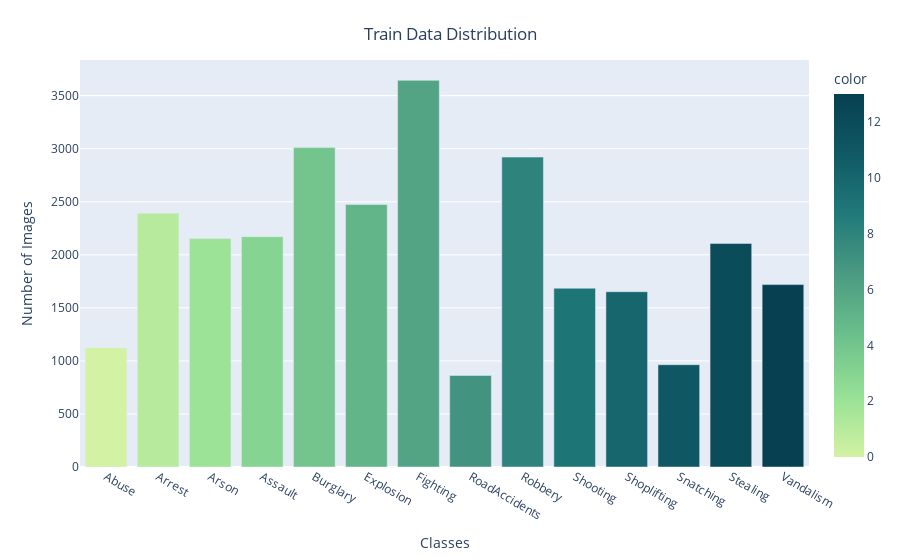

Notebook cell for this chart:
### Code cell
fig = px.bar(x = CLASS_LABELS,
             y = [list(train_generator.classes).count(i) for i in np.unique(train_generator.classes)] , 
             color = np.unique(train_generator.classes) ,
             color_continuous_scale="Emrld") 
fig.update_xaxes(title="Classes")
fig.update_yaxes(title = "Number of Images")
fig.update_layout(showlegend = True,
    title = {
        'text': 'Train Data Distribution ',
        'y':0.95,
        'x':0.5,
        'xanchor': 'center',
        'yanchor': 'top'})
fig.show()

### Figure 1 — Plotly figure (JSON) as saved in the notebook; plotly's stock layout.template omitted (floating-point values rounded to 4 significant figures)
{"data": [{"alignmentgroup": "True", "hovertemplate": "x=%{x}<br>y=%{y}<br>color=%{marker.color}<extra></extra>", "legendgroup": "", "marker": {"color": [0, 1, 2, 3, 4, 5, 6, 7, 8, 9, 10, 11, 12, 13], "coloraxis": "coloraxis", "pattern": {"shape": ""}}, "name": "", "offsetgroup": "", "orientation": "v", "showlegend": false, "textposition": "auto", "type": "bar", "x": ["Abuse", "Arrest", "Arson", "Assault", "Burglary", "Explosion", "Fighting", "RoadAccidents", "Robbery", "Shooting", "Shoplifting", "Snatching", "Stealing", "Vandalism"], "xaxis": "x", "y": [1124, 2392, 2153, 2171, 3010, 2474, 3644, 863, 2921, 1685, 1652, 964, 2107, 1719], "yaxis": "y"}], "layout": {"autosize": true, "barmode": "relative", "coloraxis": {"colorbar": {"title": {"text": "color"}}, "colorscale": [[0, "rgb(211, 242, 163)"], [0.1667, "rgb(151, 225, 150)"], [0.3333, "rgb(108, 192, 139)"], [0.5, "rgb(76, 155, 130)"], [0.6667, "rgb(33, 122, 121)"], [0.8333, "rgb(16, 89, 101)"], [1, "rgb(7, 64, 80)"]]}, "legend": {"tracegroupgap": 0}, "margin": {"t": 60}, "showlegend": true, "title": {"text": "Train Data Distribution ", "x": 0.5, "xanchor": "center", "y": 0.95, "yanchor": "top"}, "xaxis": {"anchor": "y", "autorange": true, "domain": [0, 1], "range": [-0.5, 13.5], "title": {"text": "Classes"}, "type": "category"}, "yaxis": {"anchor": "x", "autorange": true, "domain": [0, 1], "range": [0, 3836.0], "title": {"text": "Number of Images"}, "type": "linear"}}}
